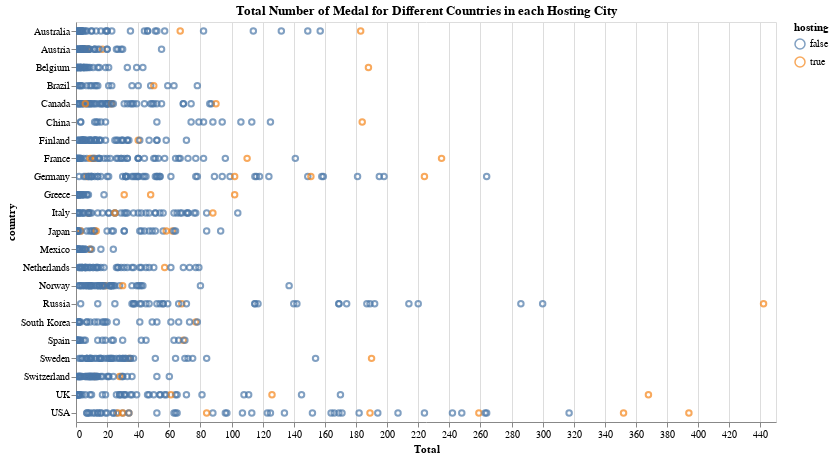

Notebook code for this chart:
### Markdown cell above
### Task 3

### Code cell
task3_result

### Figure 1 — Vega-Lite specification as saved in the notebook (floating-point values rounded to 4 significant figures; data arrays with more than 128 entries replaced by an {"elided": "..."} marker saying what was removed)
{"config": {"view": {"continuousWidth": 400, "continuousHeight": 300}}, "data": {"name": "data-a5e0ab63c7c869bd41902b8995583bf8"}, "mark": "point", "encoding": {"color": {"field": "hosting", "type": "nominal"}, "tooltip": [{"field": "Games", "type": "nominal"}, {"field": "Total", "type": "quantitative"}], "x": {"field": "Total", "type": "quantitative"}, "y": {"field": "country", "type": "nominal"}}, "height": 400, "selection": {"selector012": {"type": "interval", "bind": "scales", "encodings": ["x", "y"]}}, "title": "Total Number of Medal for Different Countries in each Hosting City", "width": 700, "$schema": "https://vega.github.io/schema/vega-lite/v4.17.0.json", "datasets": {"data-a5e0ab63c7c869bd41902b8995583bf8": {"elided": "853 records"}}}
